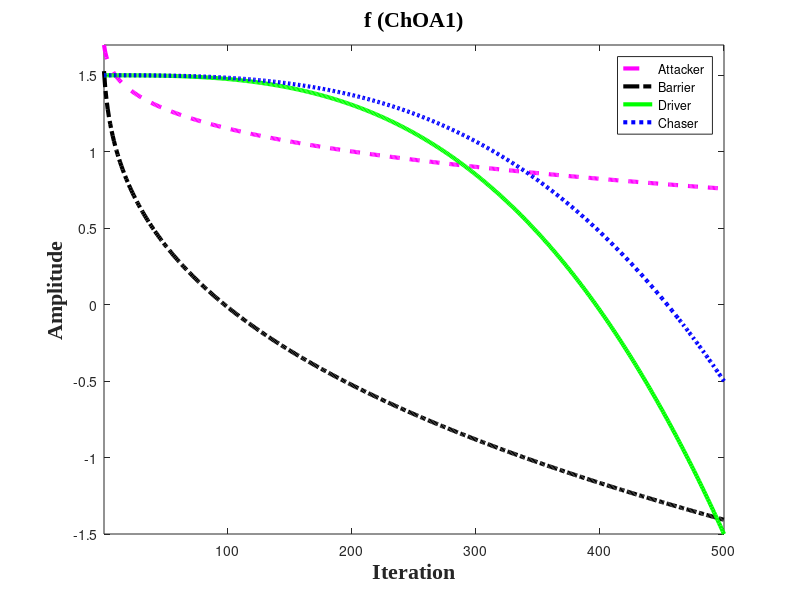

The MATLAB source for this figure:
 Max_iter=500;
 l=1:Max_iter; 
       
   %Group 1
    C1G1=1.95-((2*l.^(1/4))/(Max_iter.^(1/3)));
%     C2G1=(2*l.^(1/3))/(Max_iter.^(1/3))+0.5;
        
   %Group 2
    C1G2= 1.95-((2*l.^(1/3))/(Max_iter.^(1/4)));
%     C2G2=(2*(l.^3)/(Max_iter.^3))+0.5;
    
    %Group 3
    C1G3=(-3*(l.^3)/(Max_iter.^3))+1.5;
%     C2G3=(2*l.^(1/3))/(Max_iter.^(1/3))+0.5;
    
    %Group 4
    C1G4=(-2*(l.^3)/(Max_iter.^3))+1.5;
%     C2G4=(2*(l.^3)/(Max_iter.^3))+0.5;
    % PLOT c1
    hold on
plot(C1G1,'--m','Linewidth',3);
hold on
plot(C1G2,'-.k','Linewidth',3);
hold on
plot(C1G3,'g','Linewidth',3);
hold on
plot(C1G4,':b','Linewidth',3)


title('f (ChOA1)','FontName','Times New Roman','FontSize',16,'FontWeight','bold');
xlabel('Iteration','FontName','Times New Roman','FontSize',16,'FontWeight','bold');
ylabel('Amplitude','FontName','Times New Roman','FontSize',16,'FontWeight','bold');
legend('Attacker','Barrier','Driver','Chaser');
axis tight
box on

    